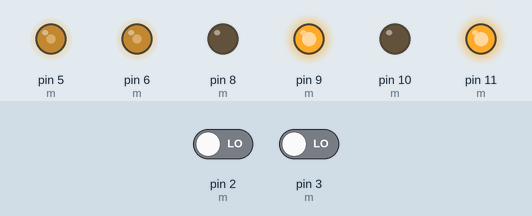
Simulated run of this sketch. Board: Arduino Uno, built with avr-gcc and run on an emulated ATmega328P. On the bench: output pins drawn as LEDs (lit = HIGH). The inputs (shaded band) are chosen by the test bench; at power-on: pin 2 (m) LOW, pin 3 (m) LOW. The ROS host is connected and sends only what is stated.

Above: at 0.1 s.
Timing chart, 0 to 1.6 s (numbered marks = the images above):
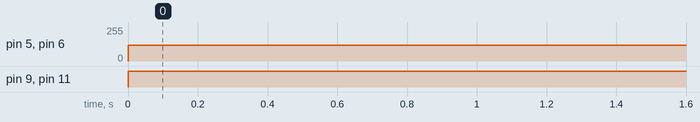

The sketch:

Motor_Class.ino
```cpp
#include <ros.h>
#include <util/atomic.h>
#include <std_msgs/Int64MultiArray.h>

// Define the motors
#define NMOTORS 2

class Motor
{
  public:
    Motor(int ENCA_, int ENCB_, int pwmPin_, int inp1_, int inp2_, int S);
    void setMotor(int pwmVal, int pwmPin, int in1, int in2);
    int getENCA(void);
    int getENCB(void);
    int getpwmPin(void);
    int getinp1(void);
    int getinp2(void);

  private:
     int ENCA;
     int ENCB;
     int pwmPin;
     int inp1;
     int inp2;
     int side;// 0: left, 1: right
};

Motor::Motor(int ENCA_, int ENCB_, int pwmPin_, int inp1_, int inp2_, int S)
{
  ENCA = ENCA_;
  ENCB = ENCB_;
  pwmPin = pwmPin_;
  inp1 = inp1_;
  inp2 = inp2_;
  side = S;

  pinMode(ENCA,INPUT);
  pinMode(ENCB,INPUT);
  pinMode(pwmPin,OUTPUT);
  pinMode(inp1,OUTPUT);
  pinMode(inp2,OUTPUT);

  analogWrite(pwmPin,0);
  digitalWrite(inp1,LOW);
  digitalWrite(inp2,LOW);

  if (ENCB-2 == 0)
  {
    attachInterrupt(ENCB-2, readEncoder_l, RISING);
  }
  else
  {
    attachInterrupt(ENCB-2, readEncoder_r, RISING);
  }
}

void Motor::setMotor(int pwmVal, int pwmPin, int in1, int in2)
{
  if (pwmVal > 0)
  {
    //Positive
    digitalWrite(in1,LOW);
    digitalWrite(in2,HIGH);
    analogWrite(pwmPin,pwmVal);
  }
  else if (pwmVal < 0)
  {
    //Negative
    digitalWrite(in1,HIGH);
    digitalWrite(in2,LOW);
    analogWrite(pwmPin,-pwmVal);
  }
  else
  {
    digitalWrite(in1,LOW);
    digitalWrite(in2,LOW);
  }
}

int Motor::getENCA(void)
{
  return ENCA;
}

int Motor::getENCB(void)
{
  return ENCB;
}

int Motor::getpwmPin(void)
{
  return pwmPin;
}

int Motor::getinp1(void)
{
  return inp1;
}

int Motor::getinp2(void)
{
  return inp2;
}

//Ros init
ros::NodeHandle  nh;
std_msgs::Int64MultiArray feedback;

void mcCb(const std_msgs::Int64MultiArray &msg)
{
  feedback= msg;
}

ros::Subscriber<std_msgs::Int64MultiArray> mc_sub("/cmd", &mcCb);

// Control Setup
Motor m[] = {Motor(4,2,6,10,11,0), Motor(12,3,5,8,9,1)};
volatile int pos[2];
int posp[2] = {0,0};
int pwm[2] = {85,100};
float e[2] = {0,0};
float u[2] = {0,0};
float eintegral[2] = {0,0};
float rpst[2] = {0,0};
float rpsp[2] = {0,0};
float rpsFilt[2] = {0,0};
long prevT = 0;
int post[2] = {0,0};

const float kpl = 3; //24
const float kpr = 2.3;

const float kil = 0.002;
const float kir = 0.0008;
const float kxl = 10;
const float kxr = 10;
int count = 0;

#define virtual_master_L 0.81 //0.81
#define virtual_master_R 0.68 //0.8

float t = 0;
int i = 0;
int j = 0;
double pos_m = 0;

void setup()
{
  nh.initNode();
  nh.subscribe(mc_sub);
  Serial.begin(9600);
}

void loop()
{
  m[0].setMotor(120, m[0].getpwmPin(), m[0].getinp1(), m[0].getinp2());
  m[1].setMotor(120, m[1].getpwmPin(), m[1].getinp1(), m[1].getinp2());
}
/*
void loop()
{
  nh.spinOnce();


  if (feedback.data[0] == 1)
  {
    m[0].setMotor(feedback.data[1], m[0].getpwmPin(), m[0].getinp1(), m[0].getinp2());
    m[1].setMotor(feedback.data[2], m[1].getpwmPin(), m[1].getinp1(), m[1].getinp2());
  }


  if (feedback.data[0] == 2)
  {
    pwm[0] = pwm[0] + floor(u[0]);
    pwm[1] = pwm[1] + floor(u[1]);
    m[0].setMotor(pwm[0], m[0].getpwmPin(), m[0].getinp1(), m[0].getinp2());
    m[1].setMotor(pwm[1], m[1].getpwmPin(), m[1].getinp1(), m[1].getinp2());

    noInterrupts();
    post[0] = pos[0];
    post[1] = pos[1];
    pos_m = (post[0]+post[i])/2;
    interrupts();
    long currT;

    if(i%5 == 0)
    {
      currT= micros();
      float deltaT = ((float) (currT-prevT))/1.0e6;

      rpst[0] = (post[0]-posp[0])/deltaT/969;
      rpst[1] = (post[1]-posp[1])/deltaT/967;

      e[0] = (virtual_master_L-rpst[0]);
      e[1] = (virtual_master_R-rpst[1]);
      eintegral[0] = (eintegral[0] + e[0]*deltaT);
      eintegral[1] = (eintegral[1] + e[1]*deltaT);
      posp[0] = post[0];
      posp[1] = post[1];

      t = t + deltaT;

      j++;
      if(j == 100)
      {
        j = 0;
        pos[0] = posp[0] = post[0] = 0;
        pos[1] = posp[1] = post[1] = 0;

      }

       prevT = currT;
    }

    if (t > 1)
    {
      u[0] = (kpl*e[0]+kil*eintegral[0]);
      u[1] = (kpr*e[1]+kir*eintegral[1]);
      //u[0] = (kpl*e[0]+kil*eintegral[0] + kxl*(pos_m - post[0])/pos_m);
      //u[1] = (kpr*e[1]+kir*eintegral[1] + kxr*(pos_m - post[1])/pos_m);
    }

    i++;
    Serial.print("r ");
    Serial.print(rpst[1]);
    Serial.print("l ");
    Serial.println(rpst[0]);


    delay(10);
    }
}
*/

void readEncoder_l()
{
  int b = digitalRead(m[0].getENCA());
  int c;

  if (b > 0)
  {
    pos[0]++;
  }
  else
  {
    pos[0]--;
  }
}

void readEncoder_r()
{
  int b = digitalRead(m[1].getENCA());
  int c;

  if (b > 0)
  {
    pos[1]--;
  }
  else
  {
    pos[1]++;
  }
}
```

Measured:
- by itself, pin 5 (m), pin 6 (m): 0/255 → 120/255 at 0.00 s
- by itself, pin 9 (m), pin 11 (m): LOW → HIGH at 0.00 s
